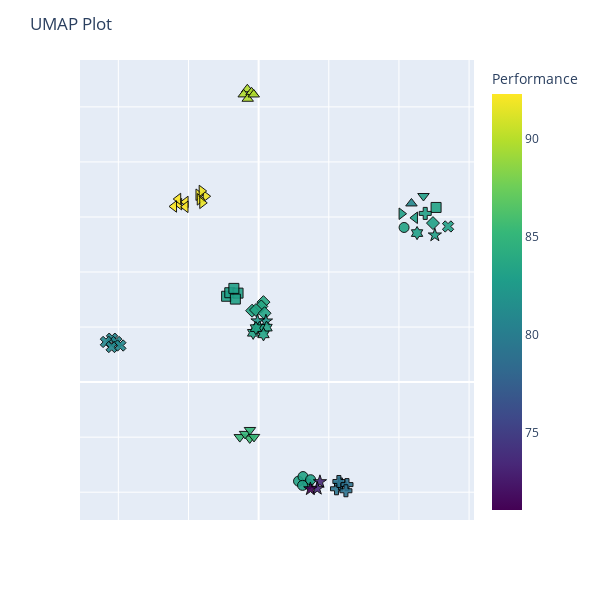

Write notebook code for a chart like this one.
### Markdown cell above
### UMAP chart

### Code cell
fig = umap_plot(df_umap_all)  

fig.show()

### Figure 1 — Plotly figure (JSON) as saved in the notebook; plotly's stock layout.template omitted (floating-point values rounded to 4 significant figures)
{"data": [{"hovertemplate": "<b>%{hovertext}</b><br><br>algorithm_id=1<br>=%{y}<br>Performance=%{marker.color}<extra></extra>", "hovertext": ["K-Nearest Neighbor<br>Performance: 83.35%<br>Model ID: 452<br>Accuracy: 70.31%<br>Precision: 70.36%<br>Recall: 70.31%<br>ROC AUC: 72.5<br>Geometric Mean: 100.0<br>Matthews Correlation: 100.0<br>F1: 100.0<br>Log Loss: 0.0", "K-Nearest Neighbor<br>Performance: 83.28%<br>Model ID: 288<br>Accuracy: 69.62%<br>Precision: 69.8%<br>Recall: 69.62%<br>ROC AUC: 73.91<br>Geometric Mean: 100.0<br>Matthews Correlation: 100.0<br>F1: 100.0<br>Log Loss: 0.0", "K-Nearest Neighbor<br>Performance: 83.13%<br>Model ID: 96<br>Accuracy: 69.29%<br>Precision: 69.48%<br>Recall: 69.29%<br>ROC AUC: 73.84<br>Geometric Mean: 100.0<br>Matthews Correlation: 100.0<br>F1: 100.0<br>Log Loss: 0.0", "K-Nearest Neighbor<br>Performance: 83.13%<br>Model ID: 480<br>Accuracy: 69.29%<br>Precision: 69.48%<br>Recall: 69.29%<br>ROC AUC: 73.82<br>Geometric Mean: 100.0<br>Matthews Correlation: 100.0<br>F1: 100.0<br>Log Loss: 0.0", "K-Nearest Neighbor<br>Performance: 83.11%<br>Model ID: 458<br>Accuracy: 69.64%<br>Precision: 69.61%<br>Recall: 69.64%<br>ROC AUC: 72.85<br>Geometric Mean: 100.0<br>Matthews Correlation: 100.0<br>F1: 100.0<br>Log Loss: 0.0", "K-Nearest Neighbor<br>Performance: 83.35%<br>Model ID: meta_1<br>Accuracy: 70.31%<br>Precision: 70.36%<br>Recall: 70.31%<br>ROC AUC: 72.5<br>Geometric Mean: 100.0<br>Matthews Correlation: 100.0<br>F1: 100.0<br>Log Loss: 0.0"], "legendgroup": "1", "marker": {"color": [83.35, 83.28, 83.13, 83.13, 83.11, 83.35], "coloraxis": "coloraxis", "line": {"color": "Black", "width": 1}, "opacity": 0.9, "size": 10, "symbol": "circle"}, "mode": "markers", "name": "1", "orientation": "v", "showlegend": true, "type": "scatter", "x": [2.844, 3.163, 3.516, 3.13, 3.704, 10.37], "xaxis": "x", "y": [-8.995, -8.58, -9.251, -9.379, -8.864, 14.05], "yaxis": "y"}, {"hovertemplate": "<b>%{hovertext}</b><br><br>algorithm_id=2<br>=%{y}<br>Performance=%{marker.color}<extra></extra>", "hovertext": ["Support Vector Machine<br>Performance: 83.1%<br>Model ID: 694<br>Accuracy: 82.5%<br>Precision: 82.92%<br>Recall: 82.5%<br>ROC AUC: 89.98<br>Geometric Mean: 85.43<br>Matthews Correlation: 72.38<br>F1: 85.99<br>Log Loss: 0.62", "Support Vector Machine<br>Performance: 83.08%<br>Model ID: 650<br>Accuracy: 82.83%<br>Precision: 83.3%<br>Recall: 82.83%<br>ROC AUC: 90.14<br>Geometric Mean: 85.07<br>Matthews Correlation: 71.75<br>F1: 85.65<br>Log Loss: 0.71", "Support Vector Machine<br>Performance: 83.08%<br>Model ID: 646<br>Accuracy: 82.83%<br>Precision: 83.3%<br>Recall: 82.83%<br>ROC AUC: 90.15<br>Geometric Mean: 85.07<br>Matthews Correlation: 71.75<br>F1: 85.65<br>Log Loss: 0.69", "Support Vector Machine<br>Performance: 83.09%<br>Model ID: 642<br>Accuracy: 82.83%<br>Precision: 83.3%<br>Recall: 82.83%<br>ROC AUC: 90.19<br>Geometric Mean: 85.07<br>Matthews Correlation: 71.75<br>F1: 85.65<br>Log Loss: 0.68", "Support Vector Machine<br>Performance: 83.07%<br>Model ID: 654<br>Accuracy: 82.83%<br>Precision: 83.3%<br>Recall: 82.83%<br>ROC AUC: 90.09<br>Geometric Mean: 85.07<br>Matthews Correlation: 71.75<br>F1: 85.65<br>Log Loss: 0.69", "Support Vector Machine<br>Performance: 83.28%<br>Model ID: meta_2<br>Accuracy: 69.62%<br>Precision: 69.8%<br>Recall: 69.62%<br>ROC AUC: 73.91<br>Geometric Mean: 100.0<br>Matthews Correlation: 100.0<br>F1: 100.0<br>Log Loss: 0.0"], "legendgroup": "2", "marker": {"color": [83.1, 83.08, 83.08, 83.09, 83.07, 83.28], "coloraxis": "coloraxis", "line": {"color": "Black", "width": 1}, "opacity": 0.9, "size": 10, "symbol": "square"}, "mode": "markers", "name": "2", "orientation": "v", "showlegend": true, "type": "scatter", "x": [-2.283, -2.056, -1.467, -1.658, -1.763, 12.65], "xaxis": "x", "y": [7.799, 8.119, 8.084, 7.541, 8.513, 15.86], "yaxis": "y"}, {"hovertemplate": "<b>%{hovertext}</b><br><br>algorithm_id=3<br>=%{y}<br>Performance=%{marker.color}<extra></extra>", "hovertext": ["Gaussian Naive Bayes<br>Performance: 80.97%<br>Model ID: 737<br>Accuracy: 80.51%<br>Precision: 80.65%<br>Recall: 80.51%<br>ROC AUC: 89.18<br>Geometric Mean: 83.79<br>Matthews Correlation: 68.01<br>F1: 84.11<br>Log Loss: 100.0", "Gaussian Naive Bayes<br>Performance: 80.97%<br>Model ID: 1066<br>Accuracy: 80.51%<br>Precision: 80.65%<br>Recall: 80.51%<br>ROC AUC: 89.18<br>Geometric Mean: 83.79<br>Matthews Correlation: 68.01<br>F1: 84.11<br>Log Loss: 34.0", "Gaussian Naive Bayes<br>Performance: 80.97%<br>Model ID: 1079<br>Accuracy: 80.51%<br>Precision: 80.65%<br>Recall: 80.51%<br>ROC AUC: 89.18<br>Geometric Mean: 83.79<br>Matthews Correlation: 68.01<br>F1: 84.11<br>Log Loss: 31.4", "Gaussian Naive Bayes<br>Performance: 80.97%<br>Model ID: 1078<br>Accuracy: 80.51%<br>Precision: 80.65%<br>Recall: 80.51%<br>ROC AUC: 89.18<br>Geometric Mean: 83.79<br>Matthews Correlation: 68.01<br>F1: 84.11<br>Log Loss: 31.6", "Gaussian Naive Bayes<br>Performance: 80.97%<br>Model ID: 1077<br>Accuracy: 80.51%<br>Precision: 80.65%<br>Recall: 80.51%<br>ROC AUC: 89.18<br>Geometric Mean: 83.79<br>Matthews Correlation: 68.01<br>F1: 84.11<br>Log Loss: 31.8", "Gaussian Naive Bayes<br>Performance: 83.13%<br>Model ID: meta_3<br>Accuracy: 69.29%<br>Precision: 69.48%<br>Recall: 69.29%<br>ROC AUC: 73.84<br>Geometric Mean: 100.0<br>Matthews Correlation: 100.0<br>F1: 100.0<br>Log Loss: 0.0"], "legendgroup": "3", "marker": {"color": [80.97, 80.97, 80.97, 80.97, 80.97, 83.13], "coloraxis": "coloraxis", "line": {"color": "Black", "width": 1}, "opacity": 0.9, "size": 10, "symbol": "x"}, "mode": "markers", "name": "3", "orientation": "v", "showlegend": true, "type": "scatter", "x": [-10.45, -10.15, -10.88, -10.48, -9.855, 13.5], "xaxis": "x", "y": [3.944, 3.645, 3.647, 3.188, 3.324, 14.14], "yaxis": "y"}, {"hovertemplate": "<b>%{hovertext}</b><br><br>algorithm_id=4<br>=%{y}<br>Performance=%{marker.color}<extra></extra>", "hovertext": ["Multilayer Perceptron<br>Performance: 79.22%<br>Model ID: 1262<br>Accuracy: 79.85%<br>Precision: 79.92%<br>Recall: 79.85%<br>ROC AUC: 85.88<br>Geometric Mean: 81.86<br>Matthews Correlation: 64.8<br>F1: 82.36<br>Log Loss: 17.56", "Multilayer Perceptron<br>Performance: 79.22%<br>Model ID: 1263<br>Accuracy: 79.85%<br>Precision: 79.92%<br>Recall: 79.85%<br>ROC AUC: 85.88<br>Geometric Mean: 81.86<br>Matthews Correlation: 64.8<br>F1: 82.36<br>Log Loss: 17.56", "Multilayer Perceptron<br>Performance: 79.22%<br>Model ID: 1261<br>Accuracy: 79.85%<br>Precision: 79.92%<br>Recall: 79.85%<br>ROC AUC: 85.88<br>Geometric Mean: 81.86<br>Matthews Correlation: 64.8<br>F1: 82.36<br>Log Loss: 17.56", "Multilayer Perceptron<br>Performance: 79.09%<br>Model ID: 1249<br>Accuracy: 79.52%<br>Precision: 79.59%<br>Recall: 79.52%<br>ROC AUC: 85.97<br>Geometric Mean: 81.86<br>Matthews Correlation: 64.8<br>F1: 82.36<br>Log Loss: 17.17", "Multilayer Perceptron<br>Performance: 79.09%<br>Model ID: 1251<br>Accuracy: 79.52%<br>Precision: 79.59%<br>Recall: 79.52%<br>ROC AUC: 85.97<br>Geometric Mean: 81.86<br>Matthews Correlation: 64.8<br>F1: 82.36<br>Log Loss: 17.17", "Multilayer Perceptron<br>Performance: 83.13%<br>Model ID: meta_4<br>Accuracy: 69.29%<br>Precision: 69.48%<br>Recall: 69.29%<br>ROC AUC: 73.82<br>Geometric Mean: 100.0<br>Matthews Correlation: 100.0<br>F1: 100.0<br>Log Loss: 0.0"], "legendgroup": "4", "marker": {"color": [79.22, 79.22, 79.22, 79.09, 79.09, 83.13], "coloraxis": "coloraxis", "line": {"color": "Black", "width": 1}, "opacity": 0.9, "size": 10, "symbol": "cross"}, "mode": "markers", "name": "4", "orientation": "v", "showlegend": true, "type": "scatter", "x": [5.55, 5.833, 5.721, 6.298, 6.221, 11.88], "xaxis": "x", "y": [-9.688, -9.251, -9.026, -9.308, -9.867, 15.32], "yaxis": "y"}, {"hovertemplate": "<b>%{hovertext}</b><br><br>algorithm_id=5<br>=%{y}<br>Performance=%{marker.color}<extra></extra>", "hovertext": ["Logistic Regression<br>Performance: 83.67%<br>Model ID: 1677<br>Accuracy: 84.14%<br>Precision: 84.66%<br>Recall: 84.14%<br>ROC AUC: 90.32<br>Geometric Mean: 85.13<br>Matthews Correlation: 71.65<br>F1: 85.67<br>Log Loss: 3.51", "Logistic Regression<br>Performance: 83.66%<br>Model ID: 1741<br>Accuracy: 84.46%<br>Precision: 84.98%<br>Recall: 84.46%<br>ROC AUC: 90.58<br>Geometric Mean: 84.83<br>Matthews Correlation: 70.93<br>F1: 85.35<br>Log Loss: 3.37", "Logistic Regression<br>Performance: 83.54%<br>Model ID: 1901<br>Accuracy: 83.8%<br>Precision: 84.26%<br>Recall: 83.8%<br>ROC AUC: 90.5<br>Geometric Mean: 85.13<br>Matthews Correlation: 71.65<br>F1: 85.67<br>Log Loss: 3.41", "Logistic Regression<br>Performance: 83.53%<br>Model ID: 1773<br>Accuracy: 84.14%<br>Precision: 84.64%<br>Recall: 84.14%<br>ROC AUC: 90.65<br>Geometric Mean: 84.77<br>Matthews Correlation: 71.02<br>F1: 85.33<br>Log Loss: 3.23", "Logistic Regression<br>Performance: 83.41%<br>Model ID: 1869<br>Accuracy: 83.48%<br>Precision: 83.92%<br>Recall: 83.48%<br>ROC AUC: 90.54<br>Geometric Mean: 85.07<br>Matthews Correlation: 71.75<br>F1: 85.65<br>Log Loss: 2.97", "Logistic Regression<br>Performance: 83.11%<br>Model ID: meta_5<br>Accuracy: 69.64%<br>Precision: 69.61%<br>Recall: 69.64%<br>ROC AUC: 72.85<br>Geometric Mean: 100.0<br>Matthews Correlation: 100.0<br>F1: 100.0<br>Log Loss: 0.0"], "legendgroup": "5", "marker": {"color": [83.67, 83.66, 83.54, 83.53, 83.41, 83.11], "coloraxis": "coloraxis", "line": {"color": "Black", "width": 1}, "opacity": 0.9, "size": 10, "symbol": "diamond"}, "mode": "markers", "name": "5", "orientation": "v", "showlegend": true, "type": "scatter", "x": [0.3427, 0.1907, -0.4653, -0.1863, 0.4227, 12.43], "xaxis": "x", "y": [7.265, 6.873, 6.488, 6.549, 6.257, 14.44], "yaxis": "y"}, {"hovertemplate": "<b>%{hovertext}</b><br><br>algorithm_id=6<br>=%{y}<br>Performance=%{marker.color}<extra></extra>", "hovertext": ["Linear Discriminant Analysis<br>Performance: 82.31%<br>Model ID: 1997<br>Accuracy: 83.16%<br>Precision: 84.11%<br>Recall: 83.16%<br>ROC AUC: 89.99<br>Geometric Mean: 83.32<br>Matthews Correlation: 68.51<br>F1: 83.94<br>Log Loss: 0.0", "Linear Discriminant Analysis<br>Performance: 82.31%<br>Model ID: 1998<br>Accuracy: 83.16%<br>Precision: 84.11%<br>Recall: 83.16%<br>ROC AUC: 89.99<br>Geometric Mean: 83.32<br>Matthews Correlation: 68.51<br>F1: 83.94<br>Log Loss: 0.0", "Linear Discriminant Analysis<br>Performance: 73.45%<br>Model ID: 1999<br>Accuracy: 75.89%<br>Precision: 76.41%<br>Recall: 75.89%<br>ROC AUC: 82.6<br>Geometric Mean: 75.39<br>Matthews Correlation: 52.04<br>F1: 75.95<br>Log Loss: 31.9", "Linear Discriminant Analysis<br>Performance: 73.45%<br>Model ID: 2000<br>Accuracy: 75.89%<br>Precision: 76.41%<br>Recall: 75.89%<br>ROC AUC: 82.6<br>Geometric Mean: 75.39<br>Matthews Correlation: 52.04<br>F1: 75.95<br>Log Loss: 31.9", "Linear Discriminant Analysis<br>Performance: 71.08%<br>Model ID: 2001<br>Accuracy: 74.25%<br>Precision: 74.65%<br>Recall: 74.25%<br>ROC AUC: 79.07<br>Geometric Mean: 73.45<br>Matthews Correlation: 47.92<br>F1: 73.99<br>Log Loss: 41.85", "Linear Discriminant Analysis<br>Performance: 83.1%<br>Model ID: meta_6<br>Accuracy: 82.5%<br>Precision: 82.92%<br>Recall: 82.5%<br>ROC AUC: 89.98<br>Geometric Mean: 85.43<br>Matthews Correlation: 72.38<br>F1: 85.99<br>Log Loss: 0.62"], "legendgroup": "6", "marker": {"color": [82.31, 82.31, 73.45, 73.45, 71.08, 83.1], "coloraxis": "coloraxis", "line": {"color": "Black", "width": 1}, "opacity": 0.9, "size": 10, "symbol": "star"}, "mode": "markers", "name": "6", "orientation": "v", "showlegend": true, "type": "scatter", "x": [0.5199, -0.0784, 4.369, 4.177, 3.689, 12.56], "xaxis": "x", "y": [5.535, 5.545, -9.06, -9.66, -9.703, 13.35], "yaxis": "y"}, {"hovertemplate": "<b>%{hovertext}</b><br><br>algorithm_id=7<br>=%{y}<br>Performance=%{marker.color}<extra></extra>", "hovertext": ["Quadratic Discriminant Analysis<br>Performance: 83.44%<br>Model ID: 2227<br>Accuracy: 81.49%<br>Precision: 81.79%<br>Recall: 81.49%<br>ROC AUC: 88.84<br>Geometric Mean: 87.24<br>Matthews Correlation: 75.55<br>F1: 87.7<br>Log Loss: 0.03", "Quadratic Discriminant Analysis<br>Performance: 83.44%<br>Model ID: 2231<br>Accuracy: 81.49%<br>Precision: 81.79%<br>Recall: 81.49%<br>ROC AUC: 88.84<br>Geometric Mean: 87.24<br>Matthews Correlation: 75.55<br>F1: 87.7<br>Log Loss: 0.03", "Quadratic Discriminant Analysis<br>Performance: 83.44%<br>Model ID: 2230<br>Accuracy: 81.49%<br>Precision: 81.79%<br>Recall: 81.49%<br>ROC AUC: 88.84<br>Geometric Mean: 87.24<br>Matthews Correlation: 75.55<br>F1: 87.7<br>Log Loss: 0.03", "Quadratic Discriminant Analysis<br>Performance: 83.44%<br>Model ID: 2229<br>Accuracy: 81.49%<br>Precision: 81.79%<br>Recall: 81.49%<br>ROC AUC: 88.84<br>Geometric Mean: 87.24<br>Matthews Correlation: 75.55<br>F1: 87.7<br>Log Loss: 0.03", "Quadratic Discriminant Analysis<br>Performance: 83.44%<br>Model ID: 2228<br>Accuracy: 81.49%<br>Precision: 81.79%<br>Recall: 81.49%<br>ROC AUC: 88.84<br>Geometric Mean: 87.24<br>Matthews Correlation: 75.55<br>F1: 87.7<br>Log Loss: 0.03", "Quadratic Discriminant Analysis<br>Performance: 83.08%<br>Model ID: meta_7<br>Accuracy: 82.83%<br>Precision: 83.3%<br>Recall: 82.83%<br>ROC AUC: 90.14<br>Geometric Mean: 85.07<br>Matthews Correlation: 71.75<br>F1: 85.65<br>Log Loss: 0.71"], "legendgroup": "7", "marker": {"color": [83.44, 83.44, 83.44, 83.44, 83.44, 83.08], "coloraxis": "coloraxis", "line": {"color": "Black", "width": 1}, "opacity": 0.9, "size": 10, "symbol": "hexagram"}, "mode": "markers", "name": "7", "orientation": "v", "showlegend": true, "type": "scatter", "x": [0.5627, -0.388, 0.05705, 0.3462, -0.1909, 11.29], "xaxis": "x", "y": [4.949, 4.479, 4.929, 4.339, 4.902, 13.54], "yaxis": "y"}, {"hovertemplate": "<b>%{hovertext}</b><br><br>algorithm_id=8<br>=%{y}<br>Performance=%{marker.color}<extra></extra>", "hovertext": ["Random Forest<br>Performance: 91.82%<br>Model ID: 2488<br>Accuracy: 84.13%<br>Precision: 84.34%<br>Recall: 84.13%<br>ROC AUC: 90.17<br>Geometric Mean: 100.0<br>Matthews Correlation: 100.0<br>F1: 100.0<br>Log Loss: 59.71", "Random Forest<br>Performance: 91.83%<br>Model ID: 2490<br>Accuracy: 84.13%<br>Precision: 84.31%<br>Recall: 84.13%<br>ROC AUC: 90.21<br>Geometric Mean: 100.0<br>Matthews Correlation: 100.0<br>F1: 100.0<br>Log Loss: 52.76", "Random Forest<br>Performance: 91.83%<br>Model ID: 2489<br>Accuracy: 84.13%<br>Precision: 84.34%<br>Recall: 84.13%<br>ROC AUC: 90.22<br>Geometric Mean: 100.0<br>Matthews Correlation: 100.0<br>F1: 100.0<br>Log Loss: 54.75", "Random Forest<br>Performance: 91.82%<br>Model ID: 2494<br>Accuracy: 84.13%<br>Precision: 84.38%<br>Recall: 84.13%<br>ROC AUC: 90.11<br>Geometric Mean: 100.0<br>Matthews Correlation: 100.0<br>F1: 100.0<br>Log Loss: 58.36", "Random Forest<br>Performance: 91.69%<br>Model ID: 2493<br>Accuracy: 83.8%<br>Precision: 84.02%<br>Recall: 83.8%<br>ROC AUC: 90.22<br>Geometric Mean: 100.0<br>Matthews Correlation: 100.0<br>F1: 100.0<br>Log Loss: 57.04", "Random Forest<br>Performance: 83.08%<br>Model ID: meta_8<br>Accuracy: 82.83%<br>Precision: 83.3%<br>Recall: 82.83%<br>ROC AUC: 90.15<br>Geometric Mean: 85.07<br>Matthews Correlation: 71.75<br>F1: 85.65<br>Log Loss: 0.69"], "legendgroup": "8", "marker": {"color": [91.82, 91.83, 91.83, 91.82, 91.69, 83.08], "coloraxis": "coloraxis", "line": {"color": "Black", "width": 1}, "opacity": 0.9, "size": 10, "symbol": "triangle-right"}, "mode": "markers", "name": "8", "orientation": "v", "showlegend": true, "type": "scatter", "x": [-3.776, -4.287, -4.197, -4.059, -4.018, 10.19], "xaxis": "x", "y": [16.88, 17.02, 16.6, 17.36, 16.28, 15.29], "yaxis": "y"}, {"hovertemplate": "<b>%{hovertext}</b><br><br>algorithm_id=9<br>=%{y}<br>Performance=%{marker.color}<extra></extra>", "hovertext": ["Extra Trees<br>Performance: 92.27%<br>Model ID: 2667<br>Accuracy: 84.81%<br>Precision: 85.07%<br>Recall: 84.81%<br>ROC AUC: 91.22<br>Geometric Mean: 100.0<br>Matthews Correlation: 100.0<br>F1: 100.0<br>Log Loss: 0.0", "Extra Trees<br>Performance: 92.24%<br>Model ID: 2659<br>Accuracy: 84.8%<br>Precision: 84.98%<br>Recall: 84.8%<br>ROC AUC: 91.07<br>Geometric Mean: 100.0<br>Matthews Correlation: 100.0<br>F1: 100.0<br>Log Loss: 0.0", "Extra Trees<br>Performance: 92.24%<br>Model ID: 2660<br>Accuracy: 84.8%<br>Precision: 84.98%<br>Recall: 84.8%<br>ROC AUC: 91.07<br>Geometric Mean: 100.0<br>Matthews Correlation: 100.0<br>F1: 100.0<br>Log Loss: 0.0", "Extra Trees<br>Performance: 92.19%<br>Model ID: 2714<br>Accuracy: 84.48%<br>Precision: 84.59%<br>Recall: 84.48%<br>ROC AUC: 91.8<br>Geometric Mean: 100.0<br>Matthews Correlation: 100.0<br>F1: 100.0<br>Log Loss: 0.0", "Extra Trees<br>Performance: 92.19%<br>Model ID: 2715<br>Accuracy: 84.48%<br>Precision: 84.59%<br>Recall: 84.48%<br>ROC AUC: 91.76<br>Geometric Mean: 100.0<br>Matthews Correlation: 100.0<br>F1: 100.0<br>Log Loss: 0.0", "Extra Trees<br>Performance: 83.09%<br>Model ID: meta_9<br>Accuracy: 82.83%<br>Precision: 83.3%<br>Recall: 82.83%<br>ROC AUC: 90.19<br>Geometric Mean: 85.07<br>Matthews Correlation: 71.75<br>F1: 85.65<br>Log Loss: 0.68"], "legendgroup": "9", "marker": {"color": [92.27, 92.24, 92.24, 92.19, 92.19, 83.09], "coloraxis": "coloraxis", "line": {"color": "Black", "width": 1}, "opacity": 0.9, "size": 10, "symbol": "triangle-left"}, "mode": "markers", "name": "9", "orientation": "v", "showlegend": true, "type": "scatter", "x": [-5.662, -5.732, -6.029, -5.206, -5.212, 11.14], "xaxis": "x", "y": [16.16, 16.63, 15.96, 16.37, 15.92, 14.92], "yaxis": "y"}, {"hovertemplate": "<b>%{hovertext}</b><br><br>algorithm_id=10<br>=%{y}<br>Performance=%{marker.color}<extra></extra>", "hovertext": ["Adaptive Boosting<br>Performance: 85.49%<br>Model ID: 2808<br>Accuracy: 80.83%<br>Precision: 81.1%<br>Recall: 80.83%<br>ROC AUC: 87.46<br>Geometric Mean: 92.08<br>Matthews Correlation: 84.06<br>F1: 92.08<br>Log Loss: 91.04", "Adaptive Boosting<br>Performance: 85.37%<br>Model ID: 2845<br>Accuracy: 80.16%<br>Precision: 80.31%<br>Recall: 80.16%<br>ROC AUC: 83.52<br>Geometric Mean: 93.35<br>Matthews Correlation: 86.69<br>F1: 93.4<br>Log Loss: 99.49", "Adaptive Boosting<br>Performance: 85.29%<br>Model ID: 2811<br>Accuracy: 80.5%<br>Precision: 80.76%<br>Recall: 80.5%<br>ROC AUC: 86.95<br>Geometric Mean: 92.13<br>Matthews Correlation: 84.1<br>F1: 92.09<br>Log Loss: 92.25", "Adaptive Boosting<br>Performance: 85.19%<br>Model ID: 2812<br>Accuracy: 80.16%<br>Precision: 80.52%<br>Recall: 80.16%<br>ROC AUC: 87.19<br>Geometric Mean: 92.13<br>Matthews Correlation: 84.1<br>F1: 92.09<br>Log Loss: 92.14", "Adaptive Boosting<br>Performance: 85.18%<br>Model ID: 2809<br>Accuracy: 80.17%<br>Precision: 80.42%<br>Recall: 80.17%<br>ROC AUC: 87.3<br>Geometric Mean: 92.08<br>Matthews Correlation: 84.06<br>F1: 92.08<br>Log Loss: 91.13", "Adaptive Boosting<br>Performance: 83.07%<br>Model ID: meta_10<br>Accuracy: 82.83%<br>Precision: 83.3%<br>Recall: 82.83%<br>ROC AUC: 90.09<br>Geometric Mean: 85.07<br>Matthews Correlation: 71.75<br>F1: 85.65<br>Log Loss: 0.69"], "legendgroup": "10", "marker": {"color": [85.49, 85.37, 85.29, 85.19, 85.18, 83.07], "coloraxis": "coloraxis", "line": {"color": "Black", "width": 1}, "opacity": 0.9, "size": 10, "symbol": "triangle-down"}, "mode": "markers", "name": "10", "orientation": "v", "showlegend": true, "type": "scatter", "x": [-0.6336, -0.3302, -1.343, -0.9662, -0.6175, 11.75], "xaxis": "x", "y": [-5.115, -4.978, -4.992, -4.703, -4.346, 16.9], "yaxis": "y"}, {"hovertemplate": "<b>%{hovertext}</b><br><br>algorithm_id=11<br>=%{y}<br>Performance=%{marker.color}<extra></extra>", "hovertext": ["Gradient Boosting<br>Performance: 89.77%<br>Model ID: 3030<br>Accuracy: 80.83%<br>Precision: 81.59%<br>Recall: 80.83%<br>ROC AUC: 87.84<br>Geometric Mean: 99.28<br>Matthews Correlation: 98.68<br>F1: 99.34<br>Log Loss: 3.39", "Gradient Boosting<br>Performance: 89.76%<br>Model ID: 3029<br>Accuracy: 80.83%<br>Precision: 81.59%<br>Recall: 80.83%<br>ROC AUC: 87.8<br>Geometric Mean: 99.28<br>Matthews Correlation: 98.68<br>F1: 99.34<br>Log Loss: 3.61", "Gradient Boosting<br>Performance: 89.76%<br>Model ID: 2969<br>Accuracy: 80.83%<br>Precision: 81.59%<br>Recall: 80.83%<br>ROC AUC: 87.77<br>Geometric Mean: 99.28<br>Matthews Correlation: 98.68<br>F1: 99.34<br>Log Loss: 3.61", "Gradient Boosting<br>Performance: 89.77%<br>Model ID: 2970<br>Accuracy: 80.83%<br>Precision: 81.59%<br>Recall: 80.83%<br>ROC AUC: 87.82<br>Geometric Mean: 99.28<br>Matthews Correlation: 98.68<br>F1: 99.34<br>Log Loss: 3.39", "Gradient Boosting<br>Performance: 89.75%<br>Model ID: 3026<br>Accuracy: 80.83%<br>Precision: 81.45%<br>Recall: 80.83%<br>ROC AUC: 87.84<br>Geometric Mean: 99.28<br>Matthews Correlation: 98.68<br>F1: 99.34<br>Log Loss: 4.1", "Gradient Boosting<br>Performance: 80.97%<br>Model ID: meta_11<br>Accuracy: 80.51%<br>Precision: 80.65%<br>Recall: 80.51%<br>ROC AUC: 89.18<br>Geometric Mean: 83.79<br>Matthews Correlation: 68.01<br>F1: 84.11<br>Log Loss: 100.0"], "legendgroup": "11", "marker": {"color": [89.77, 89.76, 89.76, 89.77, 89.75, 80.97], "coloraxis": "coloraxis", "line": {"color": "Black", "width": 1}, "opacity": 0.9, "size": 10, "symbol": "triangle-up"}, "mode": "markers", "name": "11", "orientation": "v", "showlegend": true, "type": "scatter", "x": [-0.8055, -1.063, -0.5075, -0.7774, -0.3462, 10.89], "xaxis": "x", "y": [26.6, 26.13, 26.33, 25.74, 26.13, 16.23], "yaxis": "y"}], "layout": {"coloraxis": {"colorbar": {"title": {"text": "Performance"}}, "colorscale": [[0, "#440154"], [0.1111, "#482878"], [0.2222, "#3e4989"], [0.3333, "#31688e"], [0.4444, "#26828e"], [0.5556, "#1f9e89"], [0.6667, "#35b779"], [0.7778, "#6ece58"], [0.8889, "#b5de2b"], [1, "#fde725"]]}, "height": 600, "hovermode": "closest", "legend": {"title": {"text": "algorithm_id"}, "tracegroupgap": 0}, "margin": {"t": 60}, "showlegend": false, "title": {"text": "UMAP Plot"}, "width": 600, "xaxis": {"anchor": "y", "domain": [0, 1], "showticklabels": false, "title": {"text": ""}}, "yaxis": {"anchor": "x", "domain": [0, 1], "showticklabels": false, "title": {"text": ""}}}}
